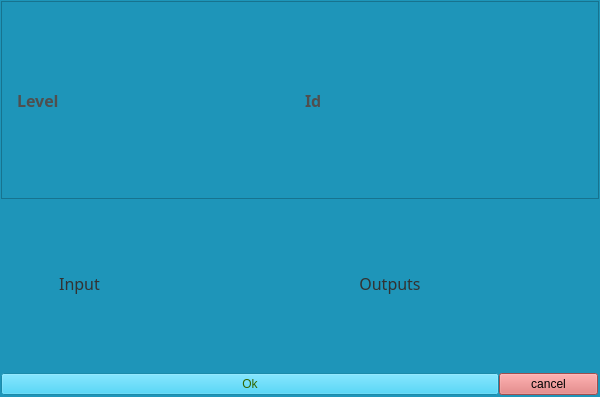
<?xml version="1.0" encoding="UTF-8"?>
<ui version="4.0">
 <class>Form</class>
 <widget class="QWidget" name="Form">
  <property name="geometry">
   <rect>
    <x>0</x>
    <y>0</y>
    <width>600</width>
    <height>397</height>
   </rect>
  </property>
  <property name="maximumSize">
   <size>
    <width>600</width>
    <height>16777215</height>
   </size>
  </property>
  <property name="windowTitle">
   <string>Form</string>
  </property>
  <property name="styleSheet">
   <string notr="true">background-color: rgb(30, 149, 185);</string>
  </property>
  <layout class="QVBoxLayout" name="verticalLayout_3" stretch="1,4,1">
   <property name="spacing">
    <number>1</number>
   </property>
   <property name="sizeConstraint">
    <enum>QLayout::SetMinimumSize</enum>
   </property>
   <property name="leftMargin">
    <number>1</number>
   </property>
   <property name="topMargin">
    <number>1</number>
   </property>
   <property name="rightMargin">
    <number>1</number>
   </property>
   <property name="bottomMargin">
    <number>1</number>
   </property>
   <item>
    <layout class="QHBoxLayout" name="infobox_">
     <property name="spacing">
      <number>0</number>
     </property>
     <property name="bottomMargin">
      <number>0</number>
     </property>
     <item>
      <widget class="QFrame" name="info_frame">
       <property name="frameShape">
        <enum>QFrame::StyledPanel</enum>
       </property>
       <property name="frameShadow">
        <enum>QFrame::Raised</enum>
       </property>
       <layout class="QHBoxLayout" name="horizontalLayout_2">
        <item>
         <layout class="QHBoxLayout" name="info_box">
          <property name="spacing">
           <number>4</number>
          </property>
          <property name="leftMargin">
           <number>6</number>
          </property>
          <item>
           <widget class="QLabel" name="level_info">
            <property name="font">
             <font>
              <family>Source Sans Pro Semibold</family>
              <pointsize>12</pointsize>
              <weight>75</weight>
              <bold>true</bold>
             </font>
            </property>
            <property name="styleSheet">
             <string notr="true">color: rgb(79, 79, 79);</string>
            </property>
            <property name="text">
             <string>Level</string>
            </property>
           </widget>
          </item>
          <item>
           <widget class="QLabel" name="id_info">
            <property name="font">
             <font>
              <family>Source Sans Pro Semibold</family>
              <pointsize>12</pointsize>
              <weight>75</weight>
              <bold>true</bold>
             </font>
            </property>
            <property name="styleSheet">
             <string notr="true">color: rgb(79, 79, 79);</string>
            </property>
            <property name="text">
             <string>Id</string>
            </property>
           </widget>
          </item>
         </layout>
        </item>
       </layout>
      </widget>
     </item>
    </layout>
   </item>
   <item>
    <layout class="QHBoxLayout" name="horizontalLayout_3" stretch="0,2">
     <property name="spacing">
      <number>20</number>
     </property>
     <item>
      <layout class="QVBoxLayout" name="input_box_" stretch="0">
       <property name="spacing">
        <number>10</number>
       </property>
       <property name="leftMargin">
        <number>1</number>
       </property>
       <property name="topMargin">
        <number>6</number>
       </property>
       <property name="rightMargin">
        <number>4</number>
       </property>
       <property name="bottomMargin">
        <number>10</number>
       </property>
       <item>
        <widget class="QFrame" name="input_frame">
         <property name="sizePolicy">
          <sizepolicy hsizetype="Preferred" vsizetype="Preferred">
           <horstretch>0</horstretch>
           <verstretch>0</verstretch>
          </sizepolicy>
         </property>
         <property name="minimumSize">
          <size>
           <width>155</width>
           <height>155</height>
          </size>
         </property>
         <property name="maximumSize">
          <size>
           <width>155</width>
           <height>16777215</height>
          </size>
         </property>
         <property name="frameShape">
          <enum>QFrame::NoFrame</enum>
         </property>
         <property name="frameShadow">
          <enum>QFrame::Plain</enum>
         </property>
         <layout class="QVBoxLayout" name="verticalLayout_2">
          <property name="spacing">
           <number>0</number>
          </property>
          <property name="leftMargin">
           <number>0</number>
          </property>
          <property name="topMargin">
           <number>0</number>
          </property>
          <property name="rightMargin">
           <number>0</number>
          </property>
          <property name="bottomMargin">
           <number>0</number>
          </property>
          <item>
           <layout class="QVBoxLayout" name="input_box">
            <property name="spacing">
             <number>0</number>
            </property>
            <item>
             <widget class="QLabel" name="input_lab">
              <property name="sizePolicy">
               <sizepolicy hsizetype="Preferred" vsizetype="Fixed">
                <horstretch>0</horstretch>
                <verstretch>0</verstretch>
               </sizepolicy>
              </property>
              <property name="font">
               <font>
                <family>Source Sans Pro Semibold</family>
                <pointsize>12</pointsize>
                <weight>9</weight>
                <italic>false</italic>
                <bold>false</bold>
               </font>
              </property>
              <property name="styleSheet">
               <string notr="true">font: 75 12pt &quot;Source Sans Pro Semibold&quot;;
color: rgb(50, 50, 50);
</string>
              </property>
              <property name="text">
               <string>Input</string>
              </property>
              <property name="alignment">
               <set>Qt::AlignHCenter|Qt::AlignTop</set>
              </property>
              <property name="margin">
               <number>4</number>
              </property>
             </widget>
            </item>
           </layout>
          </item>
         </layout>
        </widget>
       </item>
      </layout>
     </item>
     <item>
      <layout class="QVBoxLayout" name="output_box">
       <property name="spacing">
        <number>10</number>
       </property>
       <property name="sizeConstraint">
        <enum>QLayout::SetMinimumSize</enum>
       </property>
       <property name="topMargin">
        <number>6</number>
       </property>
       <property name="bottomMargin">
        <number>10</number>
       </property>
       <item>
        <widget class="QLabel" name="output_lab">
         <property name="sizePolicy">
          <sizepolicy hsizetype="Preferred" vsizetype="Fixed">
           <horstretch>0</horstretch>
           <verstretch>0</verstretch>
          </sizepolicy>
         </property>
         <property name="font">
          <font>
           <family>Source Sans Pro Semibold</family>
           <pointsize>12</pointsize>
           <weight>9</weight>
           <italic>false</italic>
           <bold>false</bold>
          </font>
         </property>
         <property name="styleSheet">
          <string notr="true">font: 75 12pt &quot;Source Sans Pro Semibold&quot;;
color: rgb(50, 50, 50);
</string>
         </property>
         <property name="text">
          <string>Outputs</string>
         </property>
         <property name="alignment">
          <set>Qt::AlignHCenter|Qt::AlignTop</set>
         </property>
         <property name="margin">
          <number>4</number>
         </property>
        </widget>
       </item>
      </layout>
     </item>
    </layout>
   </item>
   <item>
    <layout class="QHBoxLayout" name="controller_box" stretch="5,1">
     <property name="spacing">
      <number>0</number>
     </property>
     <property name="leftMargin">
      <number>0</number>
     </property>
     <property name="topMargin">
      <number>1</number>
     </property>
     <property name="rightMargin">
      <number>1</number>
     </property>
     <property name="bottomMargin">
      <number>1</number>
     </property>
     <item>
      <widget class="QPushButton" name="ok_but">
       <property name="styleSheet">
        <string notr="true">background-color: rgb(38, 195, 238);
color: rgb(51, 102, 0);

font: 75 12pt &quot;DejaVu Sans Mono&quot;;</string>
       </property>
       <property name="text">
        <string>Ok</string>
       </property>
      </widget>
     </item>
     <item>
      <widget class="QPushButton" name="cancel_but">
       <property name="styleSheet">
        <string notr="true">background-color: rgb(221, 109, 109);
font: 12pt &quot;DejaVu Sans Mono&quot;;</string>
       </property>
       <property name="text">
        <string>cancel</string>
       </property>
      </widget>
     </item>
    </layout>
   </item>
  </layout>
 </widget>
 <resources/>
 <connections/>
</ui>
